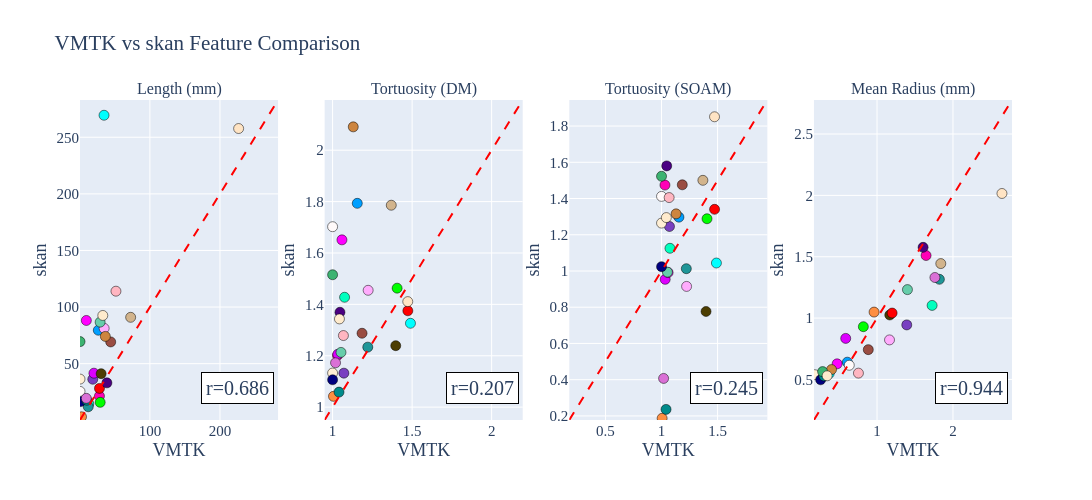

This figure's notebook cell:
### Code cell
import pandas as pd
import numpy as np
import plotly.graph_objects as go
from plotly.subplots import make_subplots

# --- Load color map ---
color_map = {}
with open("/Users/gloriaso/Desktop/BME499/NeuroCTA/NeuroCTA/Resources/Colors/labelmap_topbrain_ct.txt") as f:
    for line in f:
        parts = line.strip().split()
        if len(parts) < 6:
            continue
        try:
            r, g, b = int(parts[-4]), int(parts[-3]), int(parts[-2])
            name = " ".join(parts[1:-4])
            color_map[name] = f"rgb({r},{g},{b})"
        except ValueError:
            continue

# --- Load CSVs ---
vmtk_df = pd.read_csv("/Users/gloriaso/Desktop/BME499/vmtk_output/segment_features.csv")
skan_df = pd.read_csv("/Users/gloriaso/Desktop/BME499/skan_output/segment_features.csv")

# --- Rename VMTK columns ---
vmtk_df = vmtk_df.rename(columns={
    "length":      "length_vmtk",
    "tortuosity":  "tortuosity_vmtk",
    "mean_radius": "mean_radius_vmtk"
})

# --- Merge on segment name ---
df = vmtk_df.merge(skan_df, on="segment")
df["tortuosity_vmtk"] = df["tortuosity_vmtk"] + 1

# --- Clean inf and NaN ---
df = df.replace([np.inf, -np.inf], np.nan)
df = df.dropna(subset=["length_vmtk", "length", "tortuosity_vmtk",
                         "tortuosity_dm", "tortuosity_soam",
                         "mean_radius_vmtk", "mean_radius"])
print(f"Segments after cleaning: {len(df)}")
print(df["segment"].tolist())

df["color"] = df["segment"].map(color_map).fillna("rgb(150,150,150)")

# --- Plot ---
features = [
    ("length_vmtk",      "length",          "Length (mm)"),
    ("tortuosity_vmtk",  "tortuosity_dm",   "Tortuosity (DM)"),
    ("tortuosity_vmtk",  "tortuosity_soam", "Tortuosity (SOAM)"),
    ("mean_radius_vmtk", "mean_radius",     "Mean Radius (mm)"),
]

fig = make_subplots(rows=1, cols=4, subplot_titles=[f[2] for f in features])

for col_idx, (x_col, y_col, label) in enumerate(features, start=1):
    x = df[x_col]
    y = df[y_col]

    valid = df[[x_col, y_col]].dropna()
    r = np.corrcoef(valid[x_col], valid[y_col])[0, 1] if len(valid) > 1 else float("nan")

    # Scatter points colored by segment
    fig.add_trace(go.Scatter(
        x=x, y=y,
        mode="markers",
        text=df["segment"],
        textposition="top right",
        textfont=dict(size=8),
        marker=dict(
            color=df["color"],
            size=10,
            line=dict(color="black", width=0.5)
        ),
        name=label,
        showlegend=False,
        hovertemplate="%{text}<br>VMTK: %{x:.3f}<br>skan: %{y:.3f}<extra></extra>"
    ), row=1, col=col_idx)

    # Identity line
    lims = [
        min(valid[x_col].min(), valid[y_col].min()) * 0.95,
        max(valid[x_col].max(), valid[y_col].max()) * 1.05
    ]
    fig.add_trace(go.Scatter(
        x=lims, y=lims,
        mode="lines",
        line=dict(color="red", dash="dash"),
        showlegend=False
    ), row=1, col=col_idx)

    fig.update_xaxes(title_text="VMTK", title_standoff=5, range=lims, row=1, col=col_idx)
    fig.update_yaxes(title_text="skan", title_standoff=5, range=lims, row=1, col=col_idx)

    r_str = f"{r:.3f}" if not np.isnan(r) else "N/A"
    fig.layout.annotations[col_idx - 1].text = f"{label}"

    x_axis = "x" if col_idx == 1 else f"x{col_idx}"
    y_axis = "y" if col_idx == 1 else f"y{col_idx}"

    fig.add_annotation(
        x=0.98, y=0.05,
        xref=f"{x_axis} domain",
        yref=f"{y_axis} domain",
        text=f"r={r_str}",
        showarrow=False,
        font=dict(size=20, family="Times New Roman"),
        align="right",
        xanchor="right",
        bgcolor="white",
        bordercolor="black",
        borderwidth=1,
        borderpad=4,
    )

fig.update_layout(
    title="VMTK vs skan Feature Comparison",
    height=500,
    width=1400,
    font=dict(family="Times New Roman", size=15)
)

fig.show()

### Figure 1 — Plotly figure (JSON) as saved in the notebook; plotly's stock layout.template omitted (floating-point values rounded to 4 significant figures)
{"data": [{"hovertemplate": "%{text}<br>VMTK: %{x:.3f}<br>skan: %{y:.3f}<extra></extra>", "marker": {"color": ["rgb(255,0,182)", "rgb(0,159,255)", "rgb(154,77,66)", "rgb(0,255,190)", "rgb(120,63,193)", "rgb(31,150,152)", "rgb(255,172,253)", "rgb(254,143,66)", "rgb(221,0,255)", "rgb(77,62,2)", "rgb(255,0,0)", "rgb(0,255,0)", "rgb(0,255,255)", "rgb(255,0,255)", "rgb(255,239,213)", "rgb(205,133,63)", "rgb(210,180,140)", "rgb(102,205,170)", "rgb(0,0,128)", "rgb(0,139,139)", "rgb(255,250,250)", "rgb(218,112,214)", "rgb(75,0,130)", "rgb(255,182,193)", "rgb(60,179,113)", "rgb(255,235,205)", "rgb(255,228,196)"], "line": {"color": "black", "width": 0.5}, "size": 10}, "mode": "markers", "name": "Length (mm)", "showlegend": false, "text": ["BA", "R-P1P2", "L-P1P2", "R-ICA", "R-M1", "L-ICA", "L-M1", "Acom", "R-A1A2", "L-A1A2", "R-A3", "L-A3", "R-M3", "L-M2", "L-M3", "L-P3P4", "R-VA", "L-VA", "R-SCA", "L-SCA", "R-OA", "VoG", "StS", "ICVs", "R-BVR", "L-BVR", "SSS"], "textfont": {"size": 8}, "textposition": "top right", "type": "scatter", "x": [28.0, 26.37, 44.08, 12.82, 18.49, 12.04, 34.73, 2.409, 20.09, 30.42, 28.03, 29.06, 34.54, 9.315, 0.258, 36.42, 72.54, 28.98, 1.119, 9.945, 0.2955, 9.208, 38.64, 51.56, 0.2667, 32.79, 226.6], "xaxis": "x", "y": [21.38, 79.53, 69.21, 14.58, 36.23, 11.94, 81.2, 3.065, 41.6, 41.15, 28.16, 15.84, 269.4, 88.18, 36.4, 74.08, 90.94, 86.69, 16.52, 17.69, 25.51, 19.38, 33.06, 114.0, 69.48, 92.6, 257.7], "yaxis": "y"}, {"line": {"color": "red", "dash": "dash"}, "mode": "lines", "showlegend": false, "type": "scatter", "x": [0.2451, 282.9], "xaxis": "x", "y": [0.2451, 282.9], "yaxis": "y"}, {"hovertemplate": "%{text}<br>VMTK: %{x:.3f}<br>skan: %{y:.3f}<extra></extra>", "marker": {"color": ["rgb(255,0,182)", "rgb(0,159,255)", "rgb(154,77,66)", "rgb(0,255,190)", "rgb(120,63,193)", "rgb(31,150,152)", "rgb(255,172,253)", "rgb(254,143,66)", "rgb(221,0,255)", "rgb(77,62,2)", "rgb(255,0,0)", "rgb(0,255,0)", "rgb(0,255,255)", "rgb(255,0,255)", "rgb(255,239,213)", "rgb(205,133,63)", "rgb(210,180,140)", "rgb(102,205,170)", "rgb(0,0,128)", "rgb(0,139,139)", "rgb(255,250,250)", "rgb(218,112,214)", "rgb(75,0,130)", "rgb(255,182,193)", "rgb(60,179,113)", "rgb(255,235,205)", "rgb(255,228,196)"], "line": {"color": "black", "width": 0.5}, "size": 10}, "mode": "markers", "name": "Tortuosity (DM)", "showlegend": false, "text": ["BA", "R-P1P2", "L-P1P2", "R-ICA", "R-M1", "L-ICA", "L-M1", "Acom", "R-A1A2", "L-A1A2", "R-A3", "L-A3", "R-M3", "L-M2", "L-M3", "L-P3P4", "R-VA", "L-VA", "R-SCA", "L-SCA", "R-OA", "VoG", "StS", "ICVs", "R-BVR", "L-BVR", "SSS"], "textfont": {"size": 8}, "textposition": "top right", "type": "scatter", "x": [1.031, 1.155, 1.185, 1.075, 1.071, 1.221, 1.224, 1.006, 1.033, 1.397, 1.473, 1.406, 1.49, 1.059, 1.0, 1.13, 1.369, 1.053, 1.0, 1.04, 1.0, 1.019, 1.046, 1.068, 1.0, 1.043, 1.473], "xaxis": "x2", "y": [1.201, 1.793, 1.288, 1.428, 1.132, 1.234, 1.455, 1.042, 1.206, 1.239, 1.375, 1.463, 1.326, 1.651, 1.133, 2.091, 1.786, 1.213, 1.106, 1.058, 1.702, 1.173, 1.369, 1.279, 1.515, 1.343, 1.411], "yaxis": "y2"}, {"line": {"color": "red", "dash": "dash"}, "mode": "lines", "showlegend": false, "type": "scatter", "x": [0.95, 2.195], "xaxis": "x2", "y": [0.95, 2.195], "yaxis": "y2"}, {"hovertemplate": "%{text}<br>VMTK: %{x:.3f}<br>skan: %{y:.3f}<extra></extra>", "marker": {"color": ["rgb(255,0,182)", "rgb(0,159,255)", "rgb(154,77,66)", "rgb(0,255,190)", "rgb(120,63,193)", "rgb(31,150,152)", "rgb(255,172,253)", "rgb(254,143,66)", "rgb(221,0,255)", "rgb(77,62,2)", "rgb(255,0,0)", "rgb(0,255,0)", "rgb(0,255,255)", "rgb(255,0,255)", "rgb(255,239,213)", "rgb(205,133,63)", "rgb(210,180,140)", "rgb(102,205,170)", "rgb(0,0,128)", "rgb(0,139,139)", "rgb(255,250,250)", "rgb(218,112,214)", "rgb(75,0,130)", "rgb(255,182,193)", "rgb(60,179,113)", "rgb(255,235,205)", "rgb(255,228,196)"], "line": {"color": "black", "width": 0.5}, "size": 10}, "mode": "markers", "name": "Tortuosity (SOAM)", "showlegend": false, "text": ["BA", "R-P1P2", "L-P1P2", "R-ICA", "R-M1", "L-ICA", "L-M1", "Acom", "R-A1A2", "L-A1A2", "R-A3", "L-A3", "R-M3", "L-M2", "L-M3", "L-P3P4", "R-VA", "L-VA", "R-SCA", "L-SCA", "R-OA", "VoG", "StS", "ICVs", "R-BVR", "L-BVR", "SSS"], "textfont": {"size": 8}, "textposition": "top right", "type": "scatter", "x": [1.031, 1.155, 1.185, 1.075, 1.071, 1.221, 1.224, 1.006, 1.033, 1.397, 1.473, 1.406, 1.49, 1.059, 1.0, 1.13, 1.369, 1.053, 1.0, 1.04, 1.0, 1.019, 1.046, 1.068, 1.0, 1.043, 1.473], "xaxis": "x3", "y": [1.474, 1.297, 1.476, 1.125, 1.245, 1.013, 0.9149, 0.1868, 0.9538, 0.7765, 1.34, 1.288, 1.044, 0.9915, 1.264, 1.315, 1.5, 0.9936, 1.024, 0.236, 1.412, 0.407, 1.58, 1.405, 1.523, 1.295, 1.851], "yaxis": "y3"}, {"line": {"color": "red", "dash": "dash"}, "mode": "lines", "showlegend": false, "type": "scatter", "x": [0.1774, 1.944], "xaxis": "x3", "y": [0.1774, 1.944], "yaxis": "y3"}, {"hovertemplate": "%{text}<br>VMTK: %{x:.3f}<br>skan: %{y:.3f}<extra></extra>", "marker": {"color": ["rgb(255,0,182)", "rgb(0,159,255)", "rgb(154,77,66)", "rgb(0,255,190)", "rgb(120,63,193)", "rgb(31,150,152)", "rgb(255,172,253)", "rgb(254,143,66)", "rgb(221,0,255)", "rgb(77,62,2)", "rgb(255,0,0)", "rgb(0,255,0)", "rgb(0,255,255)", "rgb(255,0,255)", "rgb(255,239,213)", "rgb(205,133,63)", "rgb(210,180,140)", "rgb(102,205,170)", "rgb(0,0,128)", "rgb(0,139,139)", "rgb(255,250,250)", "rgb(218,112,214)", "rgb(75,0,130)", "rgb(255,182,193)", "rgb(60,179,113)", "rgb(255,235,205)", "rgb(255,228,196)"], "line": {"color": "black", "width": 0.5}, "size": 10}, "mode": "markers", "name": "Mean Radius (mm)", "showlegend": false, "text": ["BA", "R-P1P2", "L-P1P2", "R-ICA", "R-M1", "L-ICA", "L-M1", "Acom", "R-A1A2", "L-A1A2", "R-A3", "L-A3", "R-M3", "L-M2", "L-M3", "L-P3P4", "R-VA", "L-VA", "R-SCA", "L-SCA", "R-OA", "VoG", "StS", "ICVs", "R-BVR", "L-BVR", "SSS"], "textfont": {"size": 8}, "textposition": "top right", "type": "scatter", "x": [1.646, 0.6089, 0.8849, 1.725, 1.392, 1.821, 1.164, 0.961, 0.5876, 1.168, 1.199, 0.8199, 0.3703, 0.4744, 0.1782, 0.4008, 1.84, 1.4, 0.2572, 0.3005, 0.6345, 1.762, 1.607, 0.7551, 0.2835, 0.3429, 2.645], "xaxis": "x4", "y": [1.51, 0.6406, 0.7427, 1.103, 0.9443, 1.316, 0.8222, 1.049, 0.8345, 1.025, 1.041, 0.9298, 0.5483, 0.6269, 0.5387, 0.5802, 1.444, 1.232, 0.497, 0.5276, 0.6155, 1.331, 1.577, 0.5513, 0.5636, 0.5293, 2.016], "yaxis": "y4"}, {"line": {"color": "red", "dash": "dash"}, "mode": "lines", "showlegend": false, "type": "scatter", "x": [0.1693, 2.777], "xaxis": "x4", "y": [0.1693, 2.777], "yaxis": "y4"}], "layout": {"annotations": [{"font": {"size": 16}, "showarrow": false, "text": "Length (mm)", "x": 0.1062, "xanchor": "center", "xref": "paper", "y": 1, "yanchor": "bottom", "yref": "paper"}, {"font": {"size": 16}, "showarrow": false, "text": "Tortuosity (DM)", "x": 0.3688, "xanchor": "center", "xref": "paper", "y": 1, "yanchor": "bottom", "yref": "paper"}, {"font": {"size": 16}, "showarrow": false, "text": "Tortuosity (SOAM)", "x": 0.6313, "xanchor": "center", "xref": "paper", "y": 1, "yanchor": "bottom", "yref": "paper"}, {"font": {"size": 16}, "showarrow": false, "text": "Mean Radius (mm)", "x": 0.8938, "xanchor": "center", "xref": "paper", "y": 1, "yanchor": "bottom", "yref": "paper"}, {"align": "right", "bgcolor": "white", "bordercolor": "black", "borderpad": 4, "borderwidth": 1, "font": {"family": "Times New Roman", "size": 20}, "showarrow": false, "text": "r=0.686", "x": 0.98, "xanchor": "right", "xref": "x domain", "y": 0.05, "yref": "y domain"}, {"align": "right", "bgcolor": "white", "bordercolor": "black", "borderpad": 4, "borderwidth": 1, "font": {"family": "Times New Roman", "size": 20}, "showarrow": false, "text": "r=0.207", "x": 0.98, "xanchor": "right", "xref": "x2 domain", "y": 0.05, "yref": "y2 domain"}, {"align": "right", "bgcolor": "white", "bordercolor": "black", "borderpad": 4, "borderwidth": 1, "font": {"family": "Times New Roman", "size": 20}, "showarrow": false, "text": "r=0.245", "x": 0.98, "xanchor": "right", "xref": "x3 domain", "y": 0.05, "yref": "y3 domain"}, {"align": "right", "bgcolor": "white", "bordercolor": "black", "borderpad": 4, "borderwidth": 1, "font": {"family": "Times New Roman", "size": 20}, "showarrow": false, "text": "r=0.944", "x": 0.98, "xanchor": "right", "xref": "x4 domain", "y": 0.05, "yref": "y4 domain"}], "font": {"family": "Times New Roman", "size": 15}, "height": 500, "title": {"text": "VMTK vs skan Feature Comparison"}, "width": 1400, "xaxis": {"anchor": "y", "domain": [0, 0.2125], "range": [0.2451, 282.9], "title": {"standoff": 5, "text": "VMTK"}}, "xaxis2": {"anchor": "y2", "domain": [0.2625, 0.475], "range": [0.95, 2.195], "title": {"standoff": 5, "text": "VMTK"}}, "xaxis3": {"anchor": "y3", "domain": [0.525, 0.7375], "range": [0.1774, 1.944], "title": {"standoff": 5, "text": "VMTK"}}, "xaxis4": {"anchor": "y4", "domain": [0.7875, 1], "range": [0.1693, 2.777], "title": {"standoff": 5, "text": "VMTK"}}, "yaxis": {"anchor": "x", "domain": [0, 1], "range": [0.2451, 282.9], "title": {"standoff": 5, "text": "skan"}}, "yaxis2": {"anchor": "x2", "domain": [0, 1], "range": [0.95, 2.195], "title": {"standoff": 5, "text": "skan"}}, "yaxis3": {"anchor": "x3", "domain": [0, 1], "range": [0.1774, 1.944], "title": {"standoff": 5, "text": "skan"}}, "yaxis4": {"anchor": "x4", "domain": [0, 1], "range": [0.1693, 2.777], "title": {"standoff": 5, "text": "skan"}}}}
